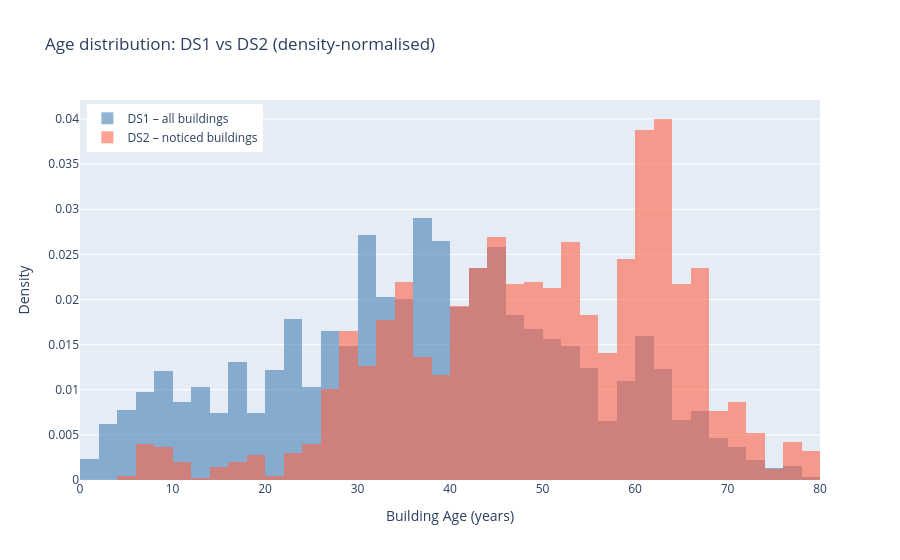

Notebook code for this chart:
### Code cell
import plotly.graph_objects as go
import pandas as pd

ds2 = pd.read_csv("DS2_inspection.csv")
ds2_age = ds2.merge(df[["OBJECTID", "age"]], on="OBJECTID", how="inner")["age"].dropna()
ds1_age = df["age"].dropna()

fig = go.Figure()
for ages, name, color in [
    (ds1_age, "DS1 – all buildings", "steelblue"),
    (ds2_age, "DS2 – noticed buildings", "tomato"),
]:
    fig.add_trace(go.Histogram(
        x=ages, nbinsx=50, name=name,
        histnorm="probability density",
        marker_color=color, opacity=0.6,
    ))

fig.update_layout(
    barmode="overlay",
    title="Age distribution: DS1 vs DS2 (density-normalised)",
    xaxis_title="Building Age (years)",
    yaxis_title="Density",
    legend=dict(x=0.01, y=0.99),
)
fig.show()

### Figure 1 — Plotly figure (JSON) as saved in the notebook; plotly's stock layout.template omitted (floating-point values rounded to 4 significant figures; data arrays with more than 128 entries replaced by an {"elided": "..."} marker saying what was removed)
{"data": [{"histnorm": "probability density", "marker": {"color": "steelblue"}, "name": "DS1 – all buildings", "nbinsx": 50, "opacity": 0.6, "type": "histogram", "x": {"elided": "50261 float values"}}, {"histnorm": "probability density", "marker": {"color": "tomato"}, "name": "DS2 – noticed buildings", "nbinsx": 50, "opacity": 0.6, "type": "histogram", "x": {"elided": "2025 float values"}}], "layout": {"barmode": "overlay", "legend": {"x": 0.01, "y": 0.99}, "title": {"text": "Age distribution: DS1 vs DS2 (density-normalised)"}, "xaxis": {"title": {"text": "Building Age (years)"}}, "yaxis": {"title": {"text": "Density"}}}}
